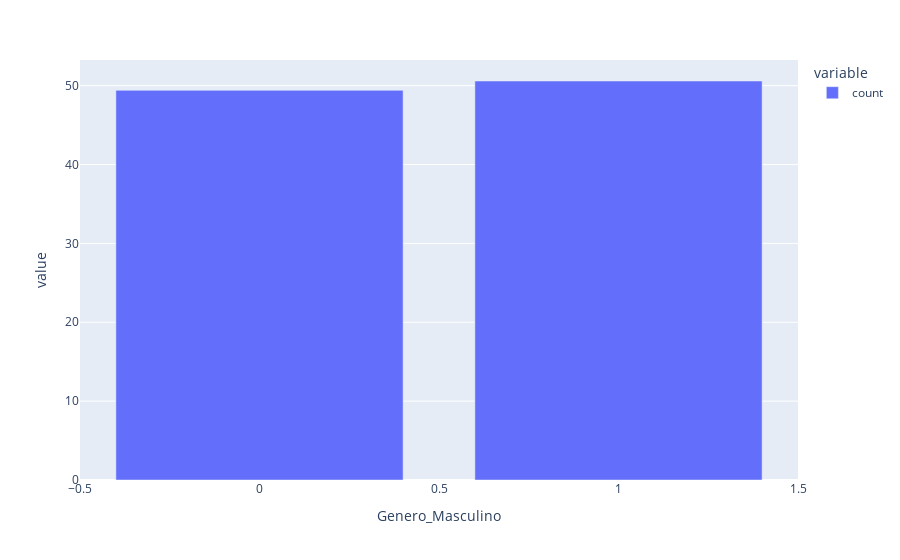

Notebook code cell kept with this figure:
### Code cell
px.bar(df_obesiddade.value_counts('Genero_Masculino') / len(df_obesiddade)*100)

### Figure 1 — Plotly figure (JSON) as saved in the notebook; plotly's stock layout.template omitted (floating-point values rounded to 4 significant figures)
{"data": [{"alignmentgroup": "True", "hovertemplate": "variable=count<br>Genero_Masculino=%{x}<br>value=%{y}<extra></extra>", "legendgroup": "count", "marker": {"color": "#636efa", "pattern": {"shape": ""}}, "name": "count", "offsetgroup": "count", "orientation": "v", "showlegend": true, "textposition": "auto", "type": "bar", "x": [1, 0], "xaxis": "x", "y": [50.59, 49.41], "yaxis": "y"}], "layout": {"barmode": "relative", "legend": {"title": {"text": "variable"}, "tracegroupgap": 0}, "margin": {"t": 60}, "xaxis": {"anchor": "y", "domain": [0, 1], "title": {"text": "Genero_Masculino"}}, "yaxis": {"anchor": "x", "domain": [0, 1], "title": {"text": "value"}}}}
